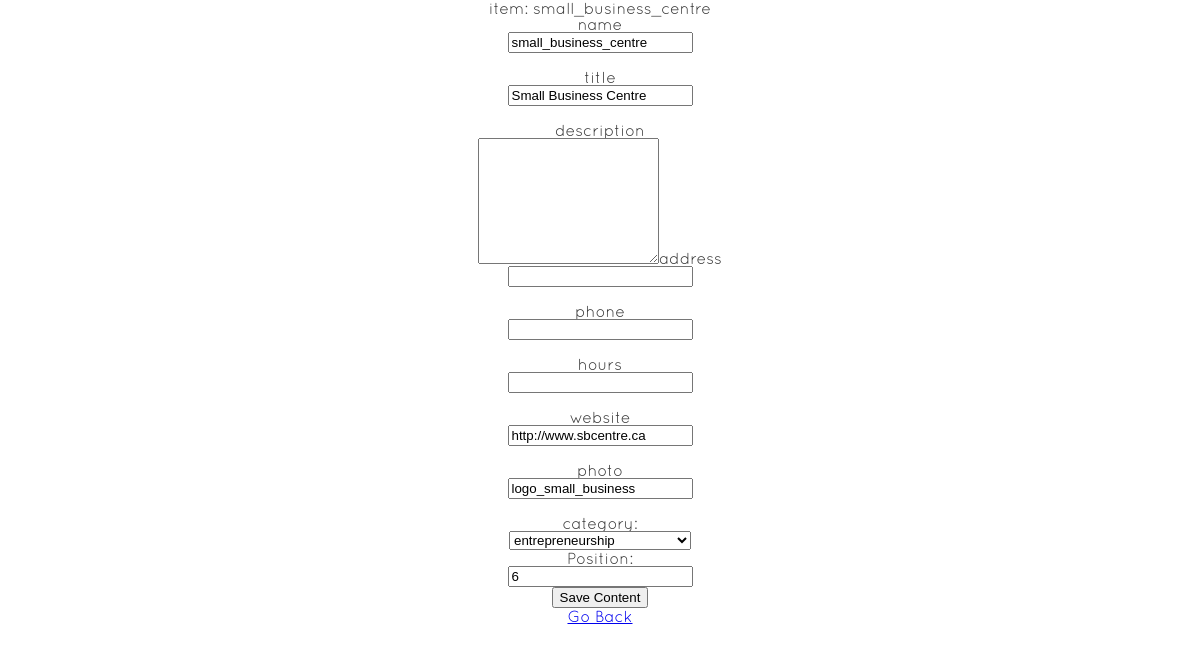
The app's page /admin/edit_all.php?tbl=item&id=67 (signed in) with its own data.
### tables this page shows
CREATE TABLE `item` (
  `id` mediumint(8) unsigned NOT NULL AUTO_INCREMENT,
  `name` varchar(100) NOT NULL,
  `title` varchar(200) DEFAULT NULL,
  `description` text DEFAULT NULL,
  `address` varchar(255) DEFAULT NULL,
  `phone` varchar(100) DEFAULT NULL,
  `hours` varchar(200) DEFAULT NULL,
  `website` varchar(200) DEFAULT NULL,
  `photo` varchar(200) DEFAULT NULL,
  PRIMARY KEY (`id`)
);

CREATE TABLE `category_item` (
  `id` int(10) unsigned NOT NULL AUTO_INCREMENT,
  `category_id` smallint(6) NOT NULL,
  `item_id` mediumint(9) NOT NULL,
  `position` tinyint(4) NOT NULL,
  PRIMARY KEY (`id`)
);

### includes/read.php (called while the page is built, shortened)
<?php
  function getAll($tbl, $order = "id") {
		include('connect.php');
		$queryAll = "SELECT * FROM {$tbl} ORDER BY {$order}";
		$runAll = mysqli_query($link, $queryAll);
		if($runAll){
			return $runAll;
		}else{
			$error = "There was a problem accessing this information.";
			return $error;
		}
	}
	function getSingle($tbl, $col, $id) {
		include('connect.php');
		$querySingle = "SELECT * FROM {$tbl} WHERE {$col} = {$id}";
		$runSingle = mysqli_query($link, $querySingle);
		if($runSingle){
			return $runSingle;
		}else{
			$error = "There was a problem accessing this information.";
			return $error;
		}
	}
  function getRelation($tbl, $tbl2, $tbl3, $col, $col2, $id, $order = "id") {
		include('connect.php');
		$queryRel = "SELECT {$tbl2}.*, {$tbl3}.position FROM {$tbl}, {$tbl2}, {$tbl3} WHERE {$tbl}.{$col} = {$id} AND {$tbl}.{$col} = {$tbl3}.{$tbl}_{$col} AND {$tbl3}.{$tbl2}_{$col2} = {$tbl2}.{$col2} ORDER BY {$order}";
		$runRel = mysqli_query($link, $queryRel);
		if($runRel){
			return $runRel;
		}else{
			$error = "There was a problem accessing this information.";
			return $error;
		}
	}
 ?>

### includes/single_edit_form.php (the view, shortened to what this page needs)
<?php
  function singleEdit($tbl, $col, $id) {
    $result = getSingle($tbl, $col, $id);
    $getResult = mysqli_fetch_array($result);
    $options = null;
    $optionTbl = null;
    if ($tbl === "category") {
      echo "<h1>{$tbl}: {$getResult['name']}</h1>";
      $optionTbl = "section";
      $options = getAll($optionTbl, "name");
      $selections = getRelation($tbl, $optionTbl, $optionTbl."_".$tbl, "id", "id", $id);
      $sel = mysqli_fetch_array($selections, MYSQLI_ASSOC);
      $selected = $sel['id'];
      $position = $sel['position'];
    }
    else if ($tbl === "item") {
      echo "<h1>{$tbl}: {$getResult['name']}</h1>";
      $optionTbl = "category";
      $options = getAll($optionTbl, "name");
      $selections = getRelation($tbl, $optionTbl, $optionTbl."_".$tbl, "id", "id", $id);
      $sel = mysqli_fetch_array($selections, MYSQLI_ASSOC);
      $selected = $sel['id'];
      $position = $sel['position'];
    }
    else {
      echo "<h1>{$tbl}: {$getResult['name']}</h1>";
    }
    echo "<form action=\"../includes/edit.php\" method=\"post\" enctype=\"multipart/form-data\">";
    for($i = 0; $i < mysqli_num_fields($result); $i++) {
      $dataType = mysqli_fetch_field_direct($result, $i);
      $fieldName = $dataType->name;
      $fieldType = $dataType->type;
      if($fieldName != $col) {
        echo "<label>{$fieldName}</label><br>";
        if($fieldType != "252") {
          echo "<input type=\"text\" name=\"{$fieldName}\" value=\"{$getResult[$i]}\"><br><br>";
        }
        else {
          echo "<textarea rows=\"8\" name=\"{$fieldName}\">{$getResult[$i]}</textarea>";
        }
      }
    }
    if($options) {
      echo "<fieldset class=\"form-options\">";
      echo "<legend>{$optionTbl}:</legend>";
      echo "<select name=\"option\">";
      while($option = mysqli_fetch_array($options)) {
        $checked = "";
        if($option['id'] == $selected) {
          $checked = "selected";
        }
        echo "<option value=\"{$option['id']}\" {$checked}>{$option['name']}</option>";
      }
      echo "</select>";
      echo "<legend>Position:</legend>";
      echo "<input type=\"text\" name=\"position\" value=\"{$position}\">";
      echo "</fieldset>";
    }
    echo "<input type=\"submit\" name=\"submit\" value=\"Save Content\">";
    echo "</form>";
  }
 ?>

### css/main.css (style rules this page uses)
html, body, div, span, applet, object, iframe, h1, h2, h3, h4, h5, h6, p, blockquote, pre, a, abbr, acronym, address, big, cite, code, del, dfn, em, img, ins, kbd, q, s, samp, small, strike, strong, sub, sup, tt, var, b, u, i, center, dl, dt, dd, ol, ul, li, fieldset, form, label, legend, table, caption, tbody, tfoot, thead, tr, th, td, article, aside, canvas, details, embed, figure, figcaption, footer, header, hgroup, menu, nav, output, ruby, section, summary, time, mark, audio, video { margin: 0; padding: 0; border: 0; font-size: 100%; font: inherit; vertical-align: baseline; }
body { line-height: 1; }
body { background-color: #ffffff; font-family: "Quicksand", Helvetica, Arial, sans-serif; font-weight: normal; font-size: 1rem; color: #383838; }

### records on screen
item: name "small_business_centre", title "Small Business Centre", website "http://www.sbcentre.ca", photo "logo_small_business"
category_item: position "6"

### other values on screen
$tbl "item"
$fieldName "name"
$fieldName "title"
$fieldName "description"
$fieldName "address"
$fieldName "phone"
$fieldName "hours"
$fieldName "website"
$fieldName "photo"
$optionTbl "category"
form field option "entrepreneurship"
